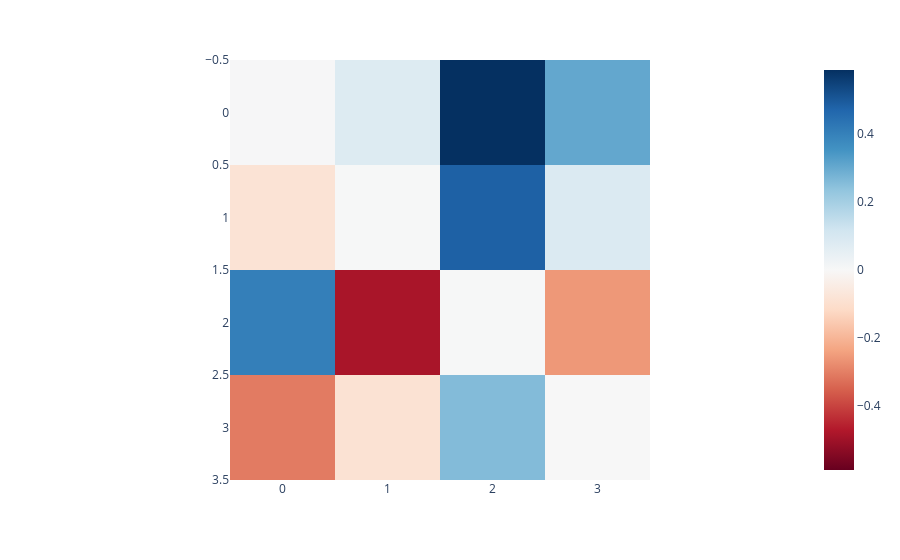

This figure's notebook cell:
### Markdown cell above
Next, we compute the interaction matrix for a given output feature. To do so, we consider one head output direction and combine that with both the left and right sides of the layer. We notice that the resulting matrix doesn't really seem interpretable. The reason for this is somewhat mathematical and can be found in the paper. Intuitively, there are some invariances in these interactions that actually don't contribute but can make interpretability harder. Luckily, we can remove those by symmetrizing the matrix as the commented line does. Afterward, we see that we have a clean interaction pattern.

### Code cell
# Compute the interaction matrix for a given output dimension
q = einsum(model.w_p[1], model.w_l, model.w_r, "hid, hid in1, hid in2 -> in1 in2")

# Symmetrize the interaction matrix, uncomment for a clean interaction matrix
# .mT is the transpose of the last two dimensions (which does not matter here but will in the future)
# q = 0.5 * (q + q.mT)

px.imshow(q, color_continuous_midpoint=0, color_continuous_scale="RdBu")

### Figure 1 — Plotly figure (JSON) as saved in the notebook; plotly's stock layout.template omitted (floating-point values rounded to 4 significant figures)
{"data": [{"coloraxis": "coloraxis", "hovertemplate": "x: %{x}<br>y: %{y}<br>color: %{z}<extra></extra>", "name": "0", "type": "heatmap", "xaxis": "x", "yaxis": "y", "z": [[0.003423, 0.08068, 0.5888, 0.306], [-0.08446, 0.002825, 0.4827, 0.08639], [0.4052, -0.4859, 0.001593, -0.258], [-0.3076, -0.08773, 0.2581, 0.0003383]]}], "layout": {"coloraxis": {"cmid": 0, "colorscale": [[0, "rgb(103,0,31)"], [0.1, "rgb(178,24,43)"], [0.2, "rgb(214,96,77)"], [0.3, "rgb(244,165,130)"], [0.4, "rgb(253,219,199)"], [0.5, "rgb(247,247,247)"], [0.6, "rgb(209,229,240)"], [0.7, "rgb(146,197,222)"], [0.8, "rgb(67,147,195)"], [0.9, "rgb(33,102,172)"], [1, "rgb(5,48,97)"]]}, "margin": {"t": 60}, "xaxis": {"anchor": "y", "constrain": "domain", "domain": [0, 1], "scaleanchor": "y"}, "yaxis": {"anchor": "x", "autorange": "reversed", "constrain": "domain", "domain": [0, 1]}}}
